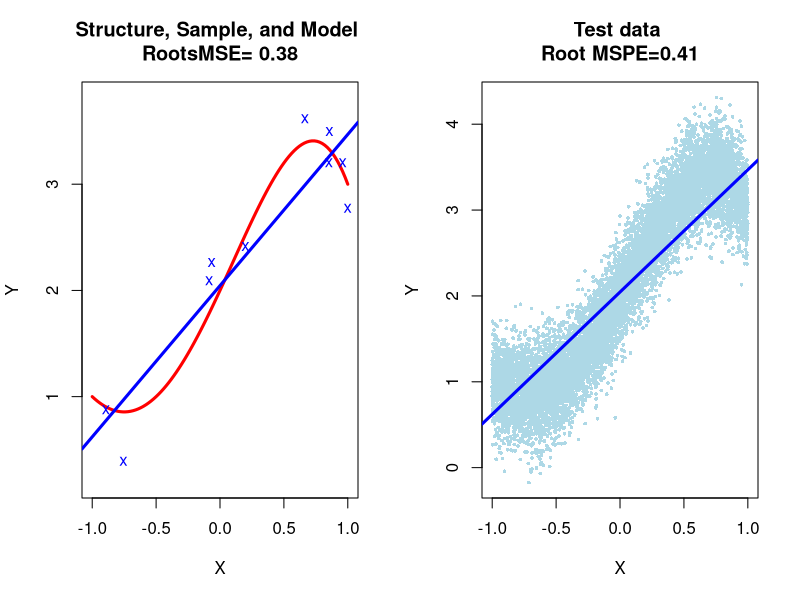
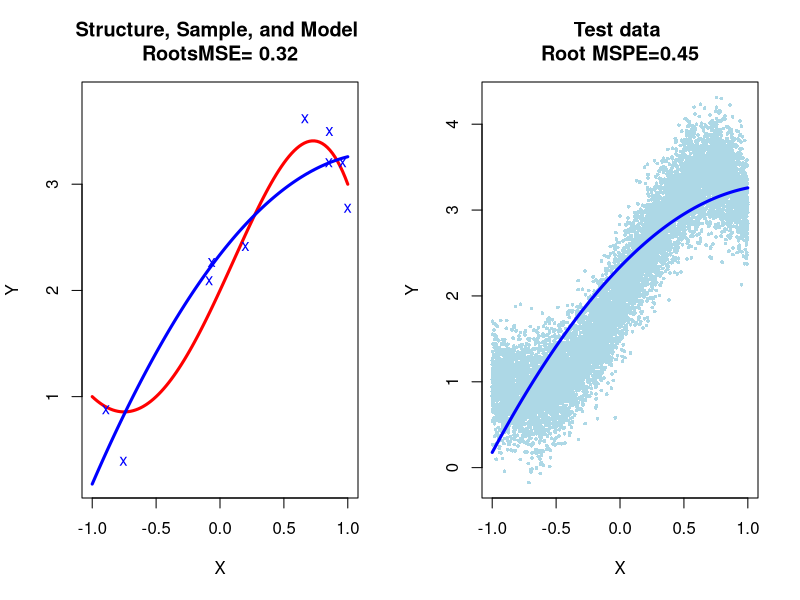
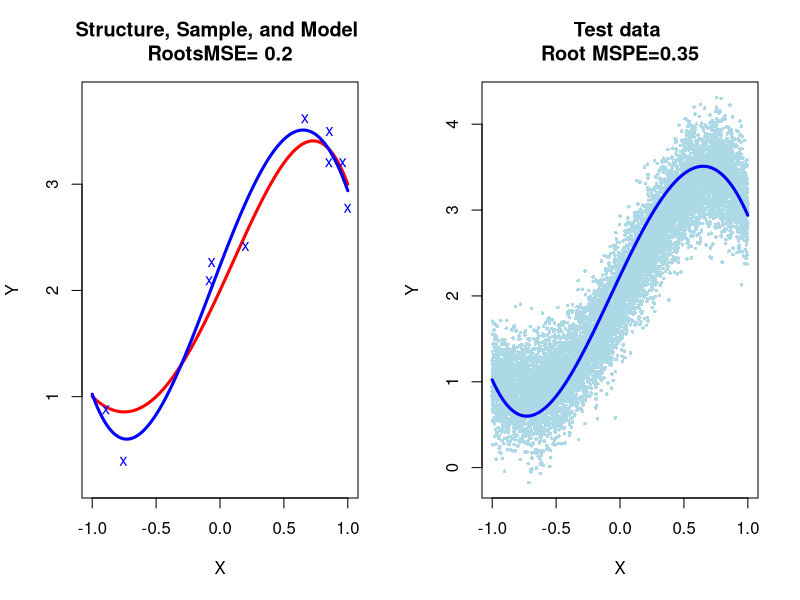
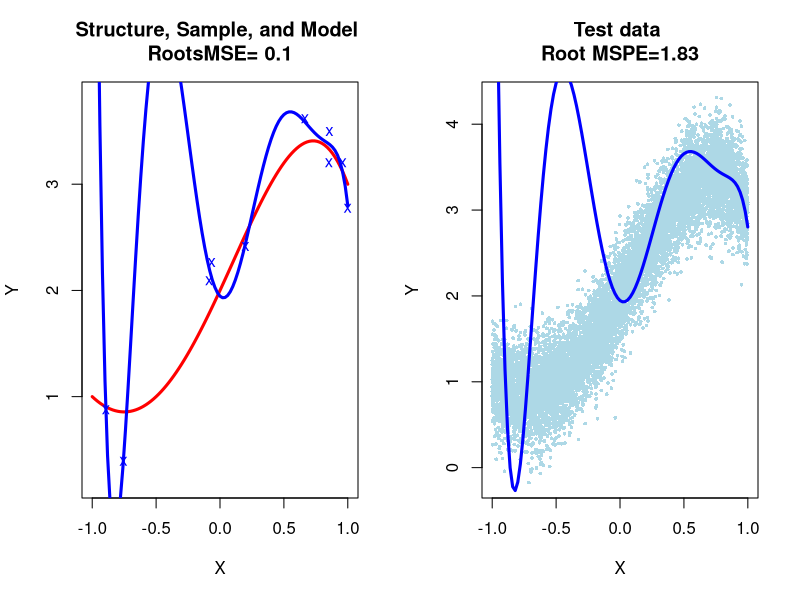
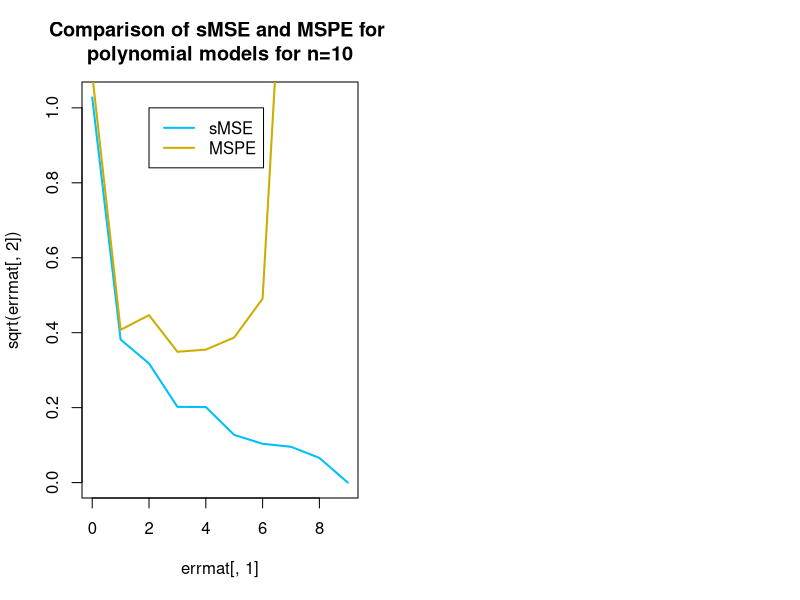

These charts were generated, in order, by the following R code:
#####################################################################
# Simulation showing properties of various ways of measuring error
#
#   Generating data from same structure we used for showing boas and various
#   Fitting models to the data
#   Measuring the error of these models in various ways
#   Demonatrating the variability and other properties of error measures
#


# Set starting point for random number generation
set.seed(26891074)

# Start with a population:
# y = beta0 + beta1 x + beta2 x^2 + beta3 x^3 + beta4 x^4 + epsilon, epsilon~N(0,sigma^2)
#   Create the parameters of the population regression line
beta0 <- 2
beta1 <- 13 / 5
beta2 <- 8 / 15
beta3 <- -8 / 5
beta4 <- -8 / 15
sigma <- .3
n <- 10

x <- runif(n, min = -1, max = 1)
epsilon <- rnorm(n = n, mean = 0, sd = sigma)
y <- beta0 + beta1 * x + beta2 * x^2 + beta3 * x^3 + beta4 * x^4 + epsilon

###### Part 1: What we'd like to do is generate a giant new sample
# Fit a model
# Generate enormous test data from same population structure
# Compute mean squared error from model fit



par(mfrow = c(1, 2))

# Estimating the regression line
mod1 <- lm(y ~ x)
pred <- predict(mod1)
sMSE <- mean((y - pred)^2)

# Plot this pop structure, data, model fit
curve(
  expr = beta0 + beta1 * x + beta2 * x^2 + beta3 * x^3 + beta4 * x^4, from = -1, to = 1,
  ylim = c(min(y) - .2, max(y) + .2),
  col = "red", lwd = 3, xlab = "X", ylab = "Y",
  main = paste("Structure, Sample, and Model \nRootsMSE=", round(sqrt(sMSE), 2))
)
points(x = x, y = y, pch = "x", col = "blue")
abline(mod1, col = "blue", lwd = 3)


#  Test data: n.t obs

n.t <- 10000
x.t <- runif(n.t, min = -1, max = 1)
epsilon.t <- rnorm(n = n.t, mean = 0, sd = sigma)
y.t <- beta0 + beta1 * x.t + beta2 * x.t^2 + beta3 * x.t^3 + beta4 * x.t^4 + epsilon.t

# Predicted values
pred.t <- predict(mod1, newdata = data.frame(x = x.t))
MSPE.t <- mean((y.t - pred.t)^2)

pred <- predict(mod1)
sMSE <- mean((y - pred)^2)

#####
# Add sampled points and an estimated regression line
#####
plot(
  x = x.t, y = y.t, pch = 16, cex = .5, col = "lightblue", xlab = "X", ylab = "Y",
  main = paste0("Test data \nRoot MSPE=", round(sqrt(MSPE.t), 2))
)
# Estimating the regression line
abline(mod1, col = "blue", lwd = 3)


################################################
# Repeat for a quadratic
#
#


par(mfrow = c(1, 2))

mod2 <- lm(y ~ x + I(x^2))
predfun <- function(x) {
  predict(mod2, data.frame(x))
}
pred <- predict(mod2)
sMSE <- mean((y - pred)^2)

# Plot this pop structure, data, model fit
curve(
  expr = beta0 + beta1 * x + beta2 * x^2 + beta3 * x^3 + beta4 * x^4, from = -1, to = 1,
  ylim = c(min(y) - .2, max(y) + .2),
  col = "red", lwd = 3, xlab = "X", ylab = "Y",
  main = paste("Structure, Sample, and Model \nRootsMSE=", round(sqrt(sMSE), 2))
)
points(x = x, y = y, pch = "x", col = "blue")
# Estimating the regression curve
curve(expr = predfun(x), add = TRUE, col = "blue", lwd = 3)

# Predicted values
pred.t <- predict(mod2, newdata = data.frame(x = x.t))
MSPE.t <- mean((y.t - pred.t)^2)


#####
# Add sampled points and an estimated regression line
#####
plot(
  x = x.t, y = y.t, pch = 16, cex = .5, col = "lightblue", xlab = "X", ylab = "Y",
  main = paste0("Test data \nRoot MSPE=", round(sqrt(MSPE.t), 2))
)
# Estimating the regression curve
curve(expr = predfun(x), add = TRUE, col = "blue", lwd = 3)





################################################
# Repeat for 4th order
#
#


# x11(h = 6, w = 10)
par(mfrow = c(1, 2))

mod4 <- lm(y ~ x + I(x^2) + I(x^3) + I(x^4))
predfun <- function(x) {
  predict(mod4, data.frame(x))
}
pred <- predict(mod4)
sMSE <- mean((y - pred)^2)

# Plot this pop structure, data, model fit
curve(
  expr = beta0 + beta1 * x + beta2 * x^2 + beta3 * x^3 + beta4 * x^4, from = -1, to = 1,
  ylim = c(min(y) - .2, max(y) + .2),
  col = "red", lwd = 3, xlab = "X", ylab = "Y",
  main = paste("Structure, Sample, and Model \nRootsMSE=", round(sqrt(sMSE), 2))
)
points(x = x, y = y, pch = "x", col = "blue")
# Estimating the regression curve
curve(expr = predfun(x), add = TRUE, col = "blue", lwd = 3)

# Predicted values
pred.t <- predict(mod4, newdata = data.frame(x = x.t))
MSPE.t <- mean((y.t - pred.t)^2)


#####
# Add sampled points and an estimated regression line
#####
plot(
  x = x.t, y = y.t, pch = 16, cex = .5, col = "lightblue", xlab = "X", ylab = "Y",
  main = paste0("Test data \nRoot MSPE=", round(sqrt(MSPE.t), 2))
)
# Estimating the regression curve
curve(expr = predfun(x), add = TRUE, col = "blue", lwd = 3)



################################################
# Repeat for 7th order
#
#


# x11(h = 6, w = 10)
par(mfrow = c(1, 2))

mod7 <- lm(y ~ x + I(x^2) + I(x^3) + I(x^4) + I(x^5) + I(x^6) + I(x^7))
pred <- predict(mod7)
predfun <- function(x) {
  predict(mod7, data.frame(x))
}
sMSE <- mean((y - pred)^2)

# Plot this pop structure, data, model fit
curve(
  expr = beta0 + beta1 * x + beta2 * x^2 + beta3 * x^3 + beta4 * x^4, from = -1, to = 1,
  ylim = c(min(y) - .2, max(y) + .2),
  col = "red", lwd = 3, xlab = "X", ylab = "Y",
  main = paste("Structure, Sample, and Model \nRootsMSE=", round(sqrt(sMSE), 2))
)
points(x = x, y = y, pch = "x", col = "blue")
# Estimating the regression curve
curve(expr = predfun(x), add = TRUE, col = "blue", lwd = 3)

# Predicted values
pred.t <- predict(mod7, newdata = data.frame(x = x.t))
MSPE.t <- mean((y.t - pred.t)^2)


#####
# Add sampled points and an estimated regression line
#####
plot(
  x = x.t, y = y.t, pch = 16, cex = .5, col = "lightblue", xlab = "X", ylab = "Y",
  main = paste0("Test data \nRoot MSPE=", round(sqrt(MSPE.t), 2))
)
# Estimating the regression curve
curve(expr = predfun(x), add = TRUE, col = "blue", lwd = 3)

####################################
# Rerun models of all sizes, compute sMSE and MSPE
# Plot and compare these values

errmat <- matrix(NA, nrow = n, ncol = 3)

mod <- lm(y ~ 1)

pred <- predict(mod)
sMSE <- mean((y - pred)^2)
pred.t <- predict(mod, newdata = data.frame(x = x.t))
MSPE.t <- mean((y.t - pred.t)^2)

errmat[1, ] <- c(0, sMSE, MSPE.t)

for (r in 1:(n - 1)) {
  mod <- lm(y ~ poly(x, r))
  pred <- predict(mod)
  sMSE <- mean((y - pred)^2)
  pred.t <- predict(mod, newdata = data.frame(x = x.t))
  MSPE.t <- mean((y.t - pred.t)^2)

  errmat[r + 1, ] <- c(r, sMSE, MSPE.t)
}

errmat

plot(
  x = errmat[, 1], y = sqrt(errmat[, 2]), type = "l", col = colors()[121], lwd = 2,
  main = paste0("Comparison of sMSE and MSPE for \npolynomial models for n=", n)
)
lines(x = errmat[, 1], y = sqrt(errmat[, 3]), col = colors()[145], lwd = 2)
legend(x = 2, y = 1, legend = c("sMSE", "MSPE"), lwd = 2, col = colors()[c(121, 145)])

